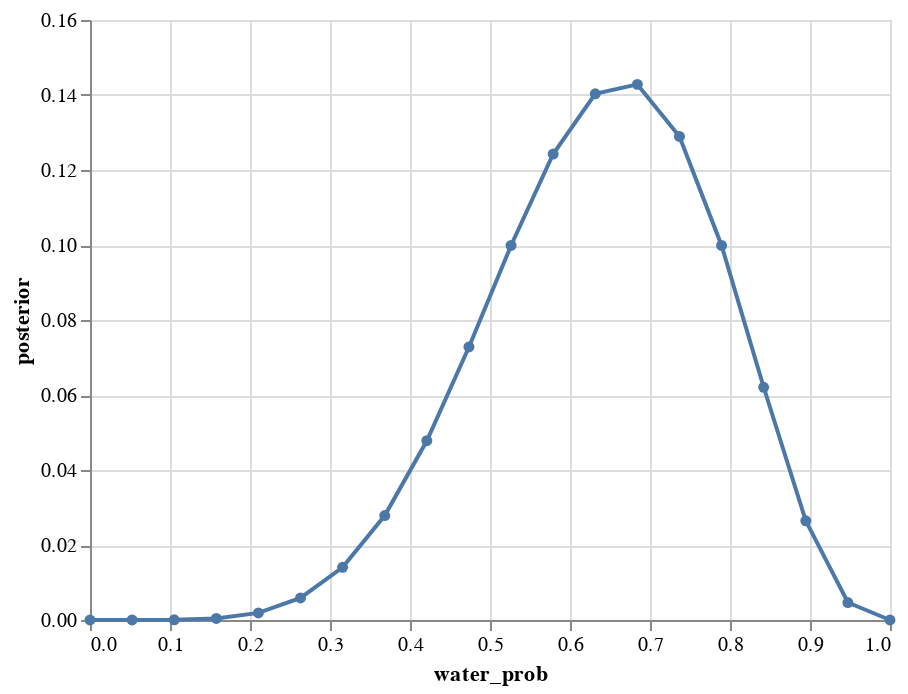

Notebook code cell kept with this figure:
### Markdown cell above
### Code 2.5

### Code cell
dat = pd.DataFrame({'water_prob': p_grid.numpy(), 'posterior': posterior.numpy()})
alt.Chart(dat).mark_line(point=True).encode(
    x='water_prob',
    y='posterior'
)

### Figure 1 — Vega-Lite specification as saved in the notebook (floating-point values rounded to 4 significant figures)
{"config": {"view": {"continuousWidth": 400, "continuousHeight": 300}}, "data": {"name": "data-e0479f14b3991edfbbdf79b55c4bd06a"}, "mark": {"type": "line", "point": true}, "encoding": {"x": {"type": "quantitative", "field": "water_prob"}, "y": {"type": "quantitative", "field": "posterior"}}, "$schema": "https://vega.github.io/schema/vega-lite/v4.8.1.json", "datasets": {"data-e0479f14b3991edfbbdf79b55c4bd06a": [{"water_prob": 0.0, "posterior": 1.269e-40}, {"water_prob": 0.05263, "posterior": 7.99e-07}, {"water_prob": 0.1053, "posterior": 4.308e-05}, {"water_prob": 0.1579, "posterior": 0.0004091}, {"water_prob": 0.2105, "posterior": 0.001894}, {"water_prob": 0.2632, "posterior": 0.005874}, {"water_prob": 0.3158, "posterior": 0.01404}, {"water_prob": 0.3684, "posterior": 0.02785}, {"water_prob": 0.4211, "posterior": 0.0478}, {"water_prob": 0.4737, "posterior": 0.07281}, {"water_prob": 0.5263, "posterior": 0.09987}, {"water_prob": 0.5789, "posterior": 0.1243}, {"water_prob": 0.6316, "posterior": 0.1403}, {"water_prob": 0.6842, "posterior": 0.1428}, {"water_prob": 0.7368, "posterior": 0.1289}, {"water_prob": 0.7895, "posterior": 0.09987}, {"water_prob": 0.8421, "posterior": 0.06206}, {"water_prob": 0.8947, "posterior": 0.02645}, {"water_prob": 0.9474, "posterior": 0.00466}, {"water_prob": 1.0, "posterior": 7.489e-20}]}}
